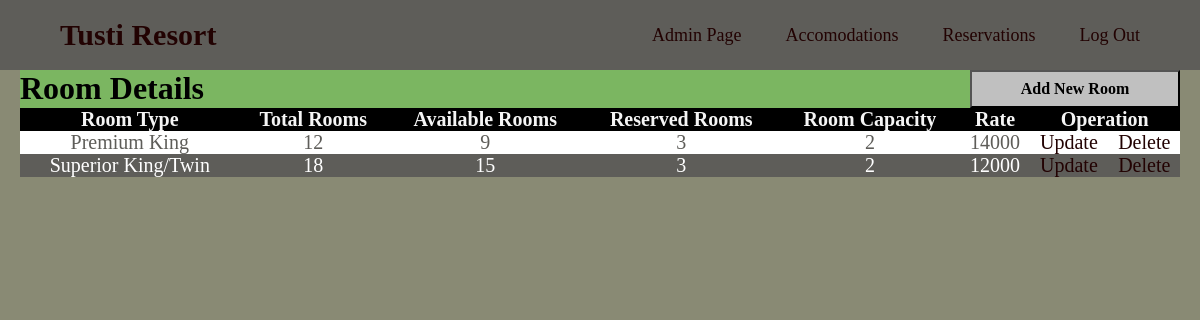
Page /src/html-php/admin_room.php (signed in) on the committed database.
### tables this page shows
CREATE TABLE `rooms` (
  `Type` varchar(100) NOT NULL,
  `Total_Rooms` int(11) NOT NULL,
  `Available` int(11) NOT NULL,
  `Reserved` int(11) NOT NULL,
  `R_Capacity` int(11) NOT NULL,
  `Rate` int(11) NOT NULL,
  `image` varchar(100) NOT NULL,
  `detail` varchar(500) NOT NULL
);

### src/html-php/admin_room.php (the view, shortened to what this page needs)
<!DOCTYPE html>
<html lang="en">
<head>
    <link rel = "stylesheet" href="../css/style_admin.css">
</head>
<body>
    <nav>
    <div class="logo"><a href="../html-php/home.php">Tusti Resort</a></div>
        <ul>
            <li><a href="../html-php/admin.php">Admin Page</a></li>
            <li><a href="#">Accomodations</a>
            </li>
            <li><a href="#">Reservations</a>
            </li>
            <li><a href="../html-php/logout.php">Log Out</a></li>
        </ul>
    </nav>
<div class="list">
<div>
<div >
         <h1>Room Details <button  style=" font-family: times;" class="rightalign" input type=button onClick="location.href='add_room.php'"
 value='click here'><b>Add New Room</b></button> </h1>
</div>
</div>
    <table>
        <thead>
            <tr>
                <th>Room Type</th>
                <th>Total Rooms</th>
                <th>Available Rooms</th>
                <th>Reserved Rooms</th>
                <th>Room Capacity</th>
                <th>Rate</th>
                <th colspan="2">Operation</th>
            </tr>
        </thead>
        <tbody>
        <?php
        $username = "root";
        $password = "test";
        $server = "db";
        $database = "rms";
        $con = mysqli_connect($server,$username,$password,$database);
        $selectquery = " select * from rooms";
        $query = mysqli_query($con,$selectquery);
        while($res = mysqli_fetch_array($query))
        echo"
           <tr>
           <td>".$res['Type']."</td>
           <td>".$res['Total_Rooms']."</td>
           <td>".$res['Available']."</td>
           <td>".$res['Reserved']."</td>
           <td>".$res['R_Capacity']."</td>
           <td>".$res['Rate']."</td>
           <td> <a href='update_rooms.php?type=$res[Type]&totalr=$res[Total_Rooms]&avl=$res[Available]&reserved=$res[Reserved]&cap=$res[R_Capacity]&rate=$res[Rate]&det=$res[detail]' > Update </td>
            <td> <a href='delete_rooms.php?roomtype=$res[Type]'  onclick= 'return checkdelete()'> Delete </td>
           </tr>
        "
        ?>
        </tbody>
    </table>
    </div>
</body>
</html>

### src/css/style_admin.css (style rules this page uses)
* { margin: 0; padding: 0; }
body { background-color: whitesmoke; background-size: cover; background-position: center center; height: 100vh; box-sizing: border-box; }
nav { background: rgb(94, 93, 89); font-family: times; }
nav:after { content: ''; clear: both; display: table; }
nav .logo { float: left; color: whitesmoke; font-size: 30px; font-weight: 600; line-height: 70px; padding-left: 60px; }
nav ul { float: right; list-style: none; margin-right: 40px; position: relative; }
nav ul li { display: inline-block; background: rgb(94, 93, 89); margin: 0 5px; }
nav ul li a { color:rgb(34, 2, 2); text-decoration: none; line-height: 70px; font-size:18px; padding: 8px 15px; }
.list { background-color: rgb(123,182,97); margin-left: 20px; margin-right: 20px; }

### src/html-php/admin_room.php (style rules this page uses)
body { background-color: rgb(137,138,116); }
table { border-collapse: collapse; width: 100%; color: #5E5D59; font-family: times; font-size: 20px; text-align: center; }
th { background-color: black; color: whitesmoke; }
tr:nth-child(even) { background-color: #5E5D59; color: white; }
tr:nth-child(odd) { background-color: white; color: #5E5D59; }
a { color: rgb(34, 2, 2); text-decoration: none; }
.rightalign { float: right; text-align:center; background-color: rgb(192,192,192); width: 210px; height: 38px; font-size: medium; font-style: bold; color: black; }

### rows in the picture
rooms: Type "Premium King", Total_Rooms "12", Available "9", Reserved "3", R_Capacity "2", Rate "14000"
rooms: Type "Superior King/Twin", Total_Rooms "18", Available "15", Reserved "3", R_Capacity "2", Rate "12000"
